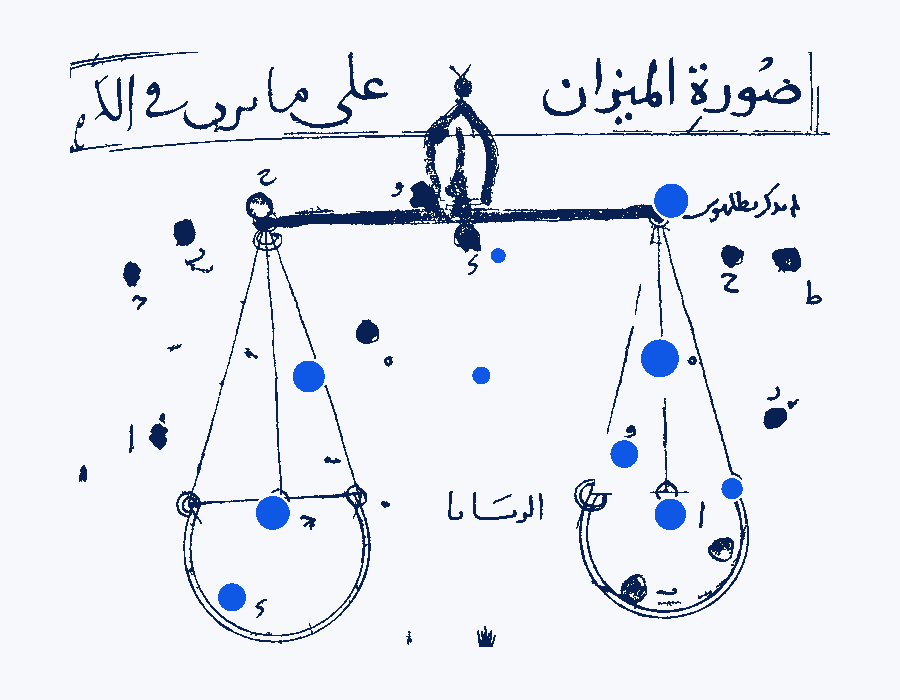
#> input picture illustrations/studies/study1.png, 900 x 700 px, given in place of DP232533.jpg, which was not available
$ python studies.py
#> lines starting #> are read from the running program, lines starting #| are printed output that depends on the picture; after the words box and inside, x2 and y2 are one past the last pixel; in counts of white or black regions, pixels touching at a corner belong together; pictures that were not available may be replaced by others from this repository, and a replacement may not be noted
### illustrations/bitmap.py
"""
bitmap.py — turn a manuscript or engraving scan into .describe( 1-bit layers.

Every output is a MASK: a 1-bit PNG where ink = opaque, paper = transparent.
The page colours it (CSS mask-image + background-color), so one file serves
light and dark grounds.

    line_layer(img)   pen and ink → 1 bit (paper tone flattened first)
    dot_layer(img)    the red-gold star dots in al-Sufi → solid discs
    sky_layer(img)    a printed night sky → stars as dots, glow as a
                      45° ordered dither (never random noise)
"""

from __future__ import annotations

import numpy as np
from PIL import Image, ImageFilter
from scipy import ndimage as ndi


def _gray(img):
    return np.asarray(img.convert("L"), dtype=np.float32) / 255.0


def flatten(img, radius=40):
    """Divide out the paper: stains, foxing and page curl become flat white."""
    g = _gray(img)
    bg = np.asarray(img.convert("L").filter(ImageFilter.GaussianBlur(radius)),
                    dtype=np.float32) / 255.0
    return np.clip(g / np.maximum(bg, 1e-3), 0, 1)


def red_mask(img, min_sat=0.22):
    """Pixels that are red/orange ink (the star dots, the rubrics)."""
    a = np.asarray(img.convert("RGB"), dtype=np.float32) / 255.0
    r, g, b = a[..., 0], a[..., 1], a[..., 2]
    mx, mn = a.max(-1), a.min(-1)
    sat = (mx - mn) / np.maximum(mx, 1e-3)
    return (sat > min_sat) & (r > g * 1.18) & (r > b * 1.35) & (r > 0.35)


def line_layer(img, thresh=0.88, exclude=None, min_blob=10, radius=25):
    n = flatten(img, radius)
    m = n < thresh
    if exclude is not None:
        m &= ~ndi.binary_dilation(exclude, iterations=3)
    lab, k = ndi.label(m)
    if k:
        sizes = ndi.sum(m, lab, range(1, k + 1))
        keep = np.zeros(k + 1, bool)
        keep[1:] = sizes >= min_blob
        m = keep[lab]
    return m


def dot_layer(img, min_area=120, max_area=None):
    """al-Sufi's stars → filled discs at the same centre and size."""
    m = ndi.binary_opening(red_mask(img), iterations=2)
    m = ndi.binary_fill_holes(ndi.binary_closing(m, iterations=3))
    lab, k = ndi.label(m)
    out = np.zeros(m.shape, bool)
    yy, xx = np.mgrid[0:m.shape[0], 0:m.shape[1]]
    stars = []
    for i, sl in enumerate(ndi.find_objects(lab), 1):
        area = (lab[sl] == i).sum()
        if area < min_area:
            continue
        h, w = sl[0].stop - sl[0].start, sl[1].stop - sl[1].start
        if max(h, w) > 1.9 * max(1, min(h, w)):     # a stroke, not a dot (rubric text)
            continue
        if area / float(h * w) < 0.5:               # not disc-like: a letter
            continue
        cy, cx = ndi.center_of_mass(lab[sl] == i)
        cy += sl[0].start
        cx += sl[1].start
        r = (area / np.pi) ** 0.5
        stars.append((cx, cy, r))
        y0, y1 = int(cy - r - 2), int(cy + r + 3)
        x0, x1 = int(cx - r - 2), int(cx + r + 3)
        out[y0:y1, x0:x1] |= (yy[y0:y1, x0:x1] - cy) ** 2 + (xx[y0:y1, x0:x1] - cx) ** 2 <= r * r
    return out, stars


BAYER8 = (np.array([
    [0, 32, 8, 40, 2, 34, 10, 42], [48, 16, 56, 24, 50, 18, 58, 26],
    [12, 44, 4, 36, 14, 46, 6, 38], [60, 28, 52, 20, 62, 30, 54, 22],
    [3, 35, 11, 43, 1, 33, 9, 41], [51, 19, 59, 27, 49, 17, 57, 25],
    [15, 47, 7, 39, 13, 45, 5, 37], [63, 31, 55, 23, 61, 29, 53, 21]]) + .5) / 64


def ordered(tone, gamma=1.6, scale=1):
    """Ordered (Bayer) dither: a regular screen that reads as engraving, not static."""
    h, w = tone.shape
    t = np.tile(np.kron(BAYER8, np.ones((scale, scale))), (h // (8 * scale) + 1, w // (8 * scale) + 1))[:h, :w]
    return tone ** gamma > t


def sky_layer(img, star_delta=0.16, glow_max=0.30, glow_lo=0.35, region=None):
    """A printed night sky (light stars on dark) → star dots + a sparse glow.
    Crop to the sky itself first: paper margins would read as glow.
    region: optional bool mask of where the sky is (e.g. a circular chart)."""
    g = _gray(img)
    base = ndi.grey_opening(g, size=(9, 9))                 # sky without its stars
    stars = (g - base) > star_delta                        # white top-hat
    stars = ndi.binary_opening(stars) | ((g - base) > star_delta * 2.2)
    glow = ndi.gaussian_filter(base, 5)
    lo, hi = np.quantile(glow, glow_lo), np.quantile(glow, .995)
    glow = np.clip((glow - lo) / (hi - lo + 1e-6), 0, 1) * glow_max
    m = stars | ordered(glow, scale=2)
    if region is not None:
        m &= region
    return m


def to_png(mask, path):
    a = (mask * 255).astype(np.uint8)
    Image.fromarray(a, "L").convert("1").save(path, optimize=True)


# [7 lines left out: function compose, not called in this run]


def grey_dot_layer(img, thresh=0.62, min_area=60, radius=25):
    """al-Sufi's grey stars — the ones he marks as outside the figure."""
    n = flatten(img, radius)
    m = ndi.binary_opening(n < thresh, iterations=2)
    m = ndi.binary_fill_holes(m)
    lab, k = ndi.label(m)
    out = np.zeros(m.shape, bool)
    for i, sl in enumerate(ndi.find_objects(lab), 1):
        blob = lab[sl] == i
        area = blob.sum()
        h, w = blob.shape
        if area < min_area or max(h, w) > 1.5 * max(1, min(h, w)) or area / float(h * w) < 0.6:
            continue
        out[sl] |= blob
    return out


def dotted(mask, step=4):
    """Re-set a line mask in the stipple language: keep 1 pixel in `step`
    along a diagonal screen, so a drawn line becomes a dotted one."""
    h, w = mask.shape
    yy, xx = np.mgrid[0:h, 0:w]
    return mask & (((xx + yy) % step) == 0) & ((yy % 2) == 0)


# [8 lines left out: function gradient_screen, not called in this run]

### illustrations/studies/studies.py
import numpy as np
from PIL import Image, ImageDraw, ImageFont
from scipy import ndimage as ndi
import bitmap as B
S='/tmp/claude-0/-home-claude/4b7aacfc-1b57-5487-8c3e-f31920615e64/scratchpad/'
U='/mnt/user-data/uploads/arabia/'
GROUND=(246,248,252); INK=(9,32,82); BLUE=(15,88,229); FAINT=(190,203,224); BODY=(90,107,133)
TW,TH=900,700

def load(f, box, scale=0.5):
    im=Image.open(U+f if not f.startswith('sources') else f).crop(box)
    return im.resize((int(im.width*scale),int(im.height*scale)),Image.LANCZOS)

def layers(im):
    red,_=B.dot_layer(im,min_area=160)
    grey=B.grey_dot_layer(im)
    lines=B.line_layer(im,exclude=red|grey,min_blob=40)
    return lines,red,grey

def canvas():
    a=np.zeros((TH,TW,3),np.uint8); a[:]=GROUND; return a
def put(a,m,rgb,ox,oy):
    h,w=m.shape; sub=a[oy:oy+h,ox:ox+w]; mm=m[:TH-oy,:TW-ox]; sub[mm[:sub.shape[0],:sub.shape[1]]]=rgb
def fit(im,maxw,maxh):
    s=min(maxw/im.width,maxh/im.height); return im.resize((int(im.width*s),int(im.height*s)),Image.LANCZOS)

libra_globe=load('DP232533.jpg',(140,440,2080,1960),1.0)
cancer_globe=load('DP232528.jpg',(420,860,2000,1880),1.0)
#> call 2 of load, with f = 'DP232528.jpg', box = (420, 860, 2000, 1880), scale = 1
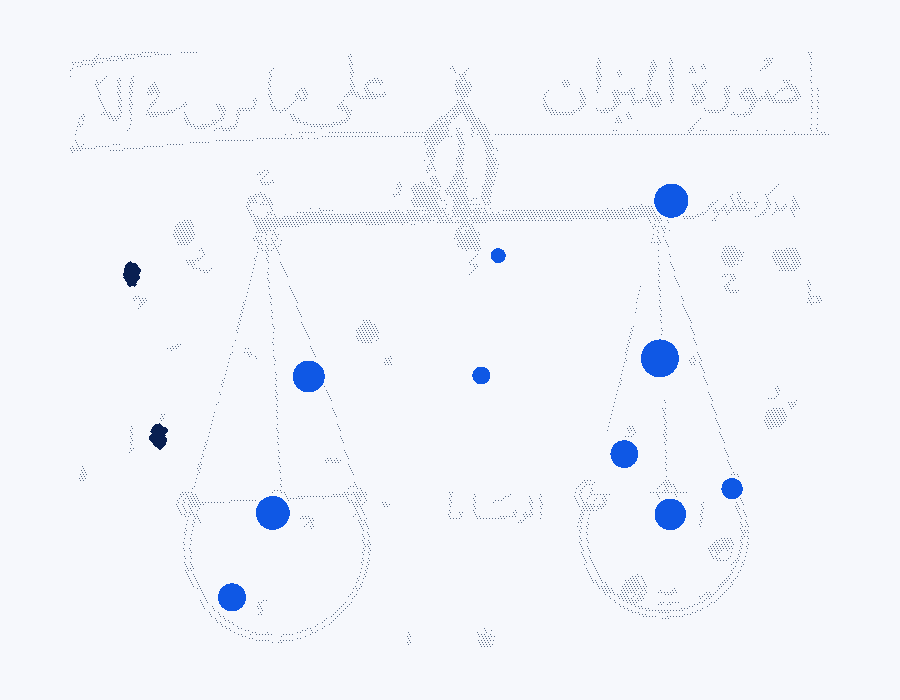
#> input picture illustrations/studies/study2.png, 900 x 700 px, given in place of DP232528.jpg, which was not available
#> in load (call 2), `im=Image.open(U+f if not f.startswith('sources') else f).crop(box)`: im: PIL image 1580x1020 RGB; every value is 0
cancer_sky=load('DP232528.jpg',(380,2380,1980,3440),1.0)
#> in load (call 3), `im=Image.open(U+f if not f.startswith('sources') else f).crop(box)`: im: PIL image 1600x1060 RGB; every value is 0
sky=Image.open(U+'11241855653_071d71380a_o.jpg').crop((0,100,1425,855))

studies=[]
# 1 plate — figure alone, quiet
a=canvas(); im=fit(libra_globe,760,600); L,R,G=layers(im)
#> in grey_dot_layer, `m = ndi.binary_opening(n < thresh, iterations=2)`: m: shape (595, 760) bool; 93.4% white; 4 black regions (3 under 20 px), largest, box (x1, y1, x2, y2) and area: (0, 0, 300, 104) 29786
#> in grey_dot_layer, `lab, k = ndi.label(m)`:
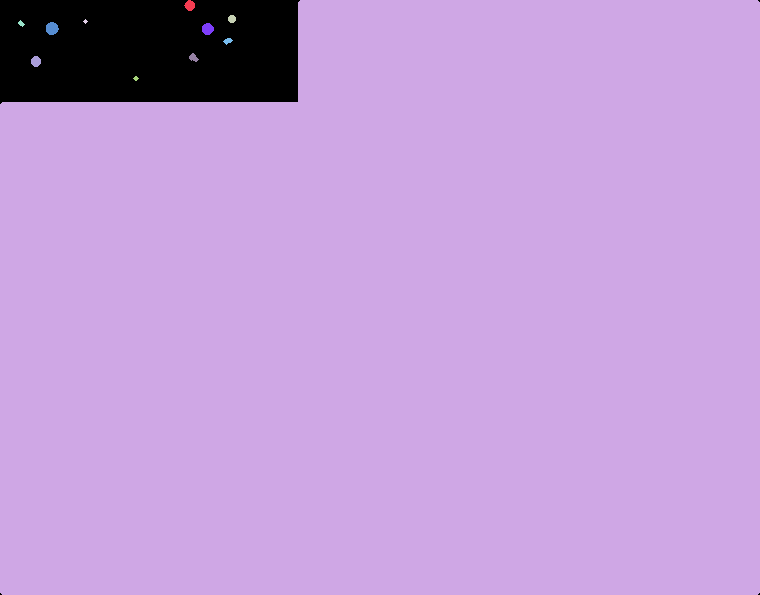
#> lab: shape (595, 760) int32; 12 distinct labels, from 0 to 11; one colour per label, 0 black
#> in grey_dot_layer, `lab, k = ndi.label(m)`: k = 11
#> the loop in grey_dot_layer, `for i, sl in enumerate(ndi.find_objects(lab), 1):` made 11 passes
#> (area, h, w) on passes 1, 2, 3, 5, 6, 7, 8, 9, 10: (86, 11, 11), (421789, 595, 760), (52, 8, 8), (26, 7, 7), (131, 13, 13), (111, 12, 12), (40, 7, 10), (53, 9, 10), (86, 11, 10)
#> after the loop in grey_dot_layer, `for i, sl in enumerate(ndi.find_objects(lab), 1):`: out: shape (595, 760) bool; 93.4% white; 4 black regions (3 under 20 px), largest, box (x1, y1, x2, y2) and area: (0, 0, 300, 104) 29988
#> in line_layer, `m = n < thresh`: m: shape (595, 760) bool; 93.8% white; 29 black regions (25 under 20 px), largest, box (x1, y1, x2, y2) and area: (0, 0, 298, 102) 27391, (55, 0, 84, 22) 530, (173, 28, 181, 57) 37, (18, 29, 21, 50) 24
#> in line_layer, `m &= ~ndi.binary_dilation(exclude, iterations=3)`:
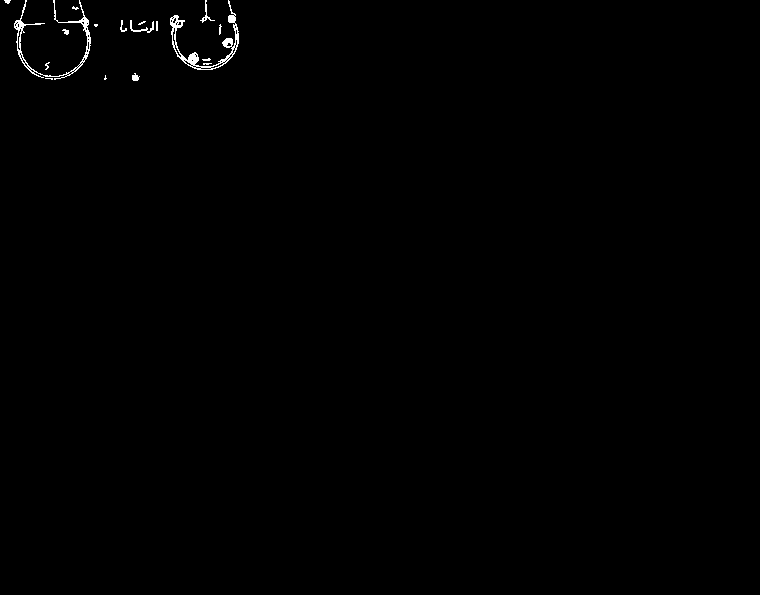
#> m: shape (595, 760) bool; 0.41% white in thin lines or dots, all inside (x1, y1, x2, y2) = (4, 0, 239, 81)
#> in line_layer, `lab, k = ndi.label(m)`: lab: shape (595, 760) int32; 41 distinct labels, from 0 to 40
#> in line_layer, `lab, k = ndi.label(m)`: k = 40
#> in line_layer, `sizes = ndi.sum(m, lab, range(1, k + 1))`: sizes = 40 values, max 601 at index 7, min 1 at index 24, mean 46.3
#> in line_layer, `m = keep[lab]`: m: shape (595, 760) bool; 0.32% white in thin lines or dots, all inside (x1, y1, x2, y2) = (14, 0, 239, 81)
#> after `L, R, G = layers(im)`: R: shape (595, 760) bool; every value is 0
ox,oy=(TW-im.width)//2,(TH-im.height)//2
#> ox = 70; oy = 52
put(a,L,INK,ox,oy); put(a,G,INK,ox,oy); put(a,R,BLUE,ox,oy); studies.append(('1  Plate: the figure alone',a))
#> in put, `sub[mm[:sub.shape[0], :sub.shape[1]]] = rgb`: sub: shape (595, 760, 3); mean of channels 0, 1, 2 245.3, 247.3, 251.5
#> after `put(a, G, INK, ox, oy)`:
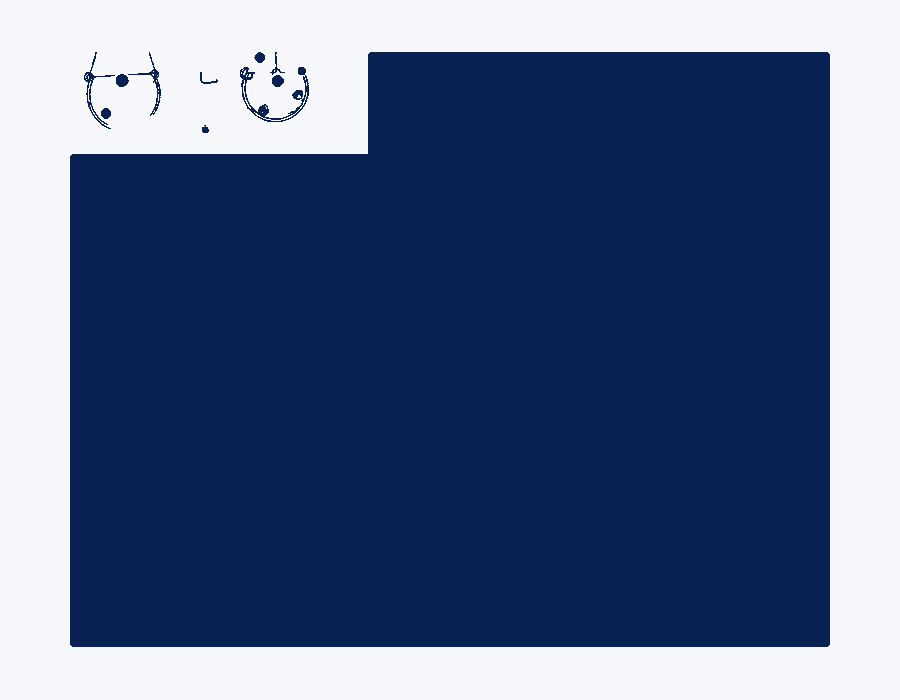
#> a: shape (700, 900, 3); mean of channels 0, 1, 2 86.6, 102.8, 137.7; drawn as R, G, B
# 2 stars first — data hero, figure as a dotted whisper
a=canvas(); put(a,B.dotted(L,3),BODY,ox,oy); put(a,G,INK,ox,oy); put(a,R,BLUE,ox,oy); studies.append(('2  Stars first: figure as a dotted trace',a))
# 3 two views — globe vs sky (mirror)
a=canvas(); w2=(TW-90)//2
for k,src in enumerate([cancer_globe,cancer_sky]):
    im=fit(src,w2,560); L2,R2,G2=layers(im); x=30+k*(w2+30)+(w2-im.width)//2; y=(TH-im.height)//2
    put(a,L2,INK,x,y); put(a,G2,INK,x,y); put(a,R2,BLUE,x,y)
#> this loop made 2 passes
#> (s in fit, x, y) on passes 1 to 2: (0.256, 30, 219), (0.253, 465, 216)
#> im: PIL image 405x268 RGB; every value is 0
a[70:TH-70,TW//2]=FAINT; studies.append(('3  Two views: on the globe / in the sky',a))
#> after `a[70:TH - 70, TW // 2] = FAINT`:
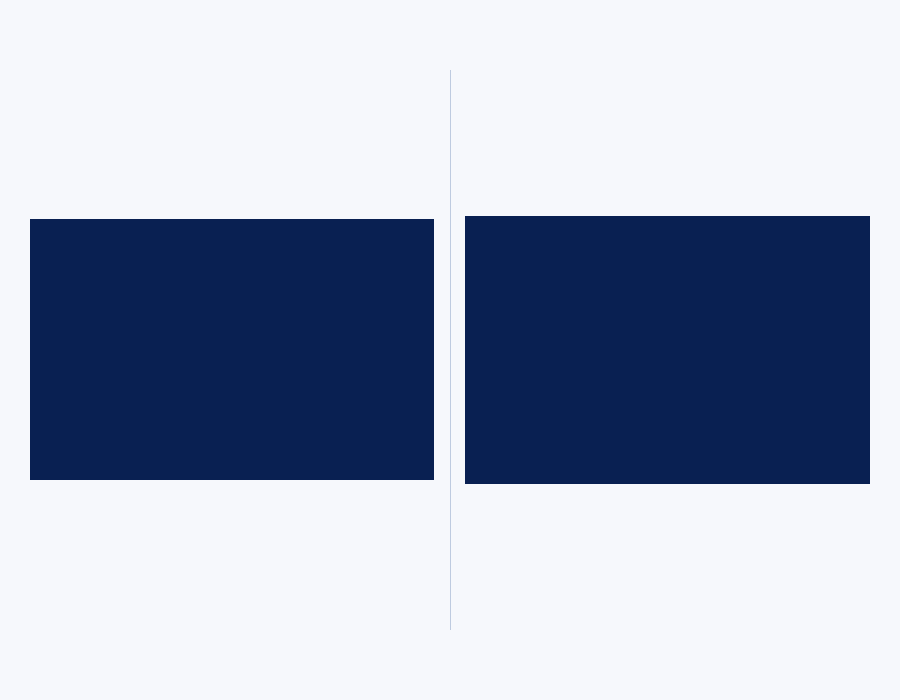
#> a: shape (700, 900, 3); mean R, G, B 165.5, 174.6, 194.2
# 4 sky from the edge — dither fade, figure on clean paper
a=canvas(); sk=sky.resize((TW,int(sky.height*TW/sky.width)),Image.LANCZOS).crop((0,0,TW,TH)) if sky.height*TW/sky.width>=TH else sky.resize((int(sky.width*TH/sky.height),TH),Image.LANCZOS).crop((0,0,TW,TH))
sm=B.sky_layer(sk); fade=np.tile(np.clip(np.linspace(1.0,-1.3,TW),0,1)**0.7,(TH,1))
#> in sky_layer, `stars = (g - base) > star_delta`: stars: shape (700, 900) bool; 3.7% white; 398 white regions (332 under 20 px), largest, box (x1, y1, x2, y2) and area: (229, 0, 620, 161) 8112, (533, 352, 695, 481) 3568, (186, 355, 344, 504) 1664
#> in sky_layer, `stars = ndi.binary_opening(stars) | ((g - base) > star_delta * 2.2)`: stars: shape (700, 900) bool; 3% white; 305 white regions (253 under 20 px), largest, box (x1, y1, x2, y2) and area: (229, 0, 620, 147) 7114, (533, 352, 694, 481) 3287, (186, 355, 344, 504) 1490
#> in sky_layer, `glow = ndi.gaussian_filter(base, 5)`:
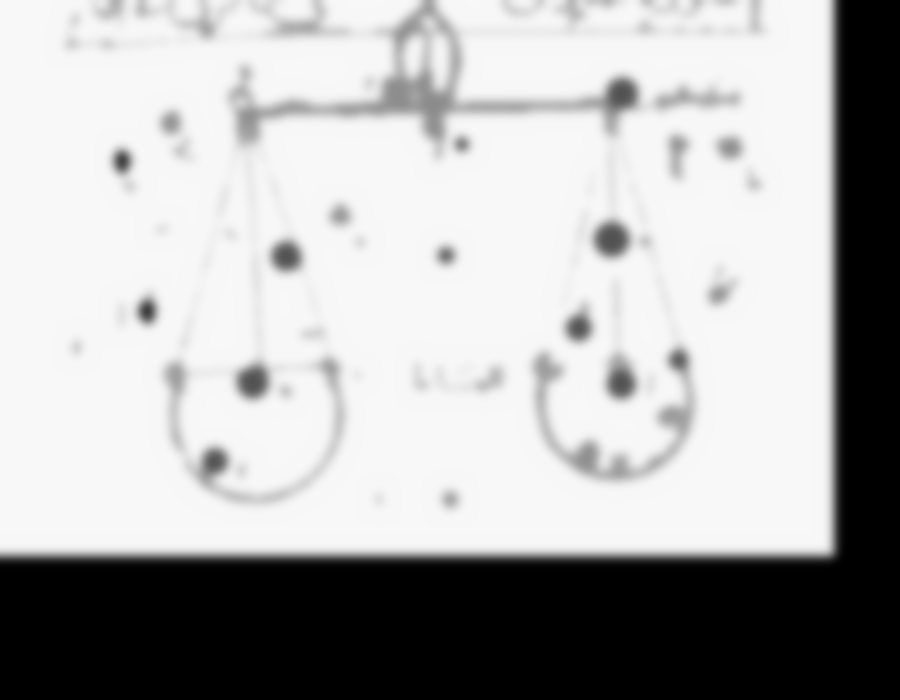
#> glow: shape (700, 900) float32; min 0, max 0.973, mean 0.692
#> in sky_layer, `lo, hi = np.quantile(glow, glow_lo), np.quantile(glow, .995)`: lo = 0.858; hi = 0.973
#> in ordered, `return tone ** gamma > t`: returned value: shape (700, 900) bool; 8.2% white in thin lines or dots, all inside (x1, y1, x2, y2) = (0, 0, 826, 546)
#> in sky_layer, `m = stars | ordered(glow, scale=2)`:
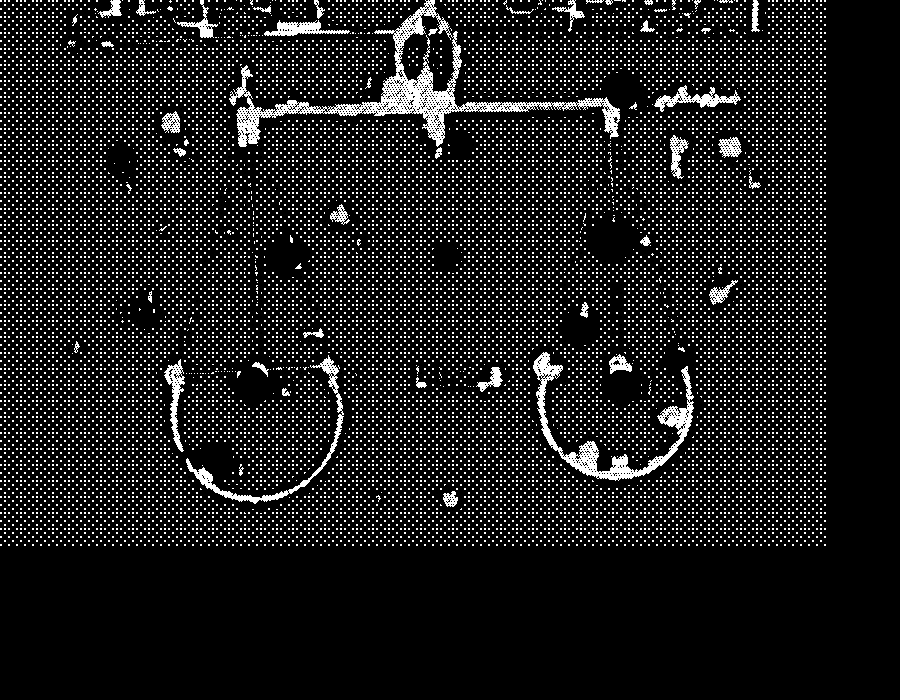
#> m: shape (700, 900) bool; 11.2% white in thin lines or dots, all inside (x1, y1, x2, y2) = (0, 0, 826, 546)
keep=B.ordered(fade,gamma=1.0,scale=1)
im=fit(libra_globe,520,560); L,R,G=layers(im); ox2,oy2=TW-im.width-40,(TH-im.height)//2
#> after `ox2, oy2 = (TW - im.width - 40, (TH - im.height) // 2)`: ox2 = 340; oy2 = 146
a[sm&keep]=FAINT; put(a,L,INK,ox2,oy2); put(a,G,INK,ox2,oy2); put(a,R,BLUE,ox2,oy2)
studies.append(('4  Sky from the edge: fades out before the figure',a))
# 5 detail — one pan, large, bleeding off
a=canvas(); det=load('DP232533.jpg',(1300,600,2080,1950),1.0); det=fit(det,1400,1100)
L5,R5,G5=layers(det); put(a,L5,INK,TW-600,-0 if False else 0) if False else None
h,w=L5.shape; x0,y0=TW-w+180,-120
#> after `h, w = L5.shape`: h = 1100; w = 635
#> after `x0, y0 = (TW - w + 180, -120)`: x0 = 445; y0 = -120
for m,c in [(L5,INK),(G5,INK),(R5,BLUE)]:
    z=np.zeros((TH,TW),bool); ys=slice(max(0,y0),min(TH,y0+h)); xs=slice(max(0,x0),min(TW,x0+w))
    z[ys,xs]=m[ys.start-y0:ys.stop-y0, xs.start-x0:xs.stop-x0]; a[z]=c
#> this loop made 3 passes
#> c on passes 1 to 3: (9, 32, 82), (9, 32, 82), (15, 88, 229)
studies.append(('5  Detail: one pan of the scales, cropped hard',a))
# 6 one material — sky stipple fills the frame, figure re-set as stipple
a=canvas(); a[sm]=FAINT
im=fit(cancer_sky,560,600); L,R,G=layers(im); ox3,oy3=(TW-im.width)//2,(TH-im.height)//2
#> after `ox3, oy3 = ((TW - im.width) // 2, (TH - im.height) // 2)`: ox3 = 170; oy3 = 164
sil=ndi.binary_dilation(ndi.binary_fill_holes(ndi.binary_closing(L|R|G,iterations=12)),iterations=10)
z=np.zeros((TH,TW),bool); z[oy3:oy3+im.height,ox3:ox3+im.width]=sil; a[z&sm]=GROUND
put(a,B.dotted(L,2)|ndi.binary_erosion(L,iterations=1),INK,ox3,oy3); put(a,G,INK,ox3,oy3); put(a,R,BLUE,ox3,oy3)
studies.append(('6  One material: sky and figure in the same stipple',a))

# sheet
pad=24; cap=40
sheet=Image.new('RGB',(3*TW+4*pad,2*(TH+cap)+3*pad),(226,231,240)); d=ImageDraw.Draw(sheet)
try: font=ImageFont.truetype('/usr/share/fonts/truetype/dejavu/DejaVuSans.ttf',24)
except: font=None
for i,(t,a) in enumerate(studies):
    x=pad+(i%3)*(TW+pad); y=pad+(i//3)*(TH+cap+pad)
    sheet.paste(Image.fromarray(a),(x,y+cap)); d.text((x,y+6),t,fill=INK,font=font)
    Image.fromarray(a).save(S+f'study{i+1}.png')
#> this loop made 6 passes
#> (t, x, y) on passes 1 to 3: ('1  Plate: the figure alone', 24, 24), ('2  Stars first: figure as a dotted trace', 948, 24), ('3  Two views: on the globe / in the sky', 1872, 24)
#> (x, y) on passes 4 to 6: (24, 788), (948, 788), (1872, 788)
sheet.save(S+'studies.png'); sheet.resize((sheet.width//2,sheet.height//2),Image.LANCZOS).save(S+'studies_s.png')
print('ok')
